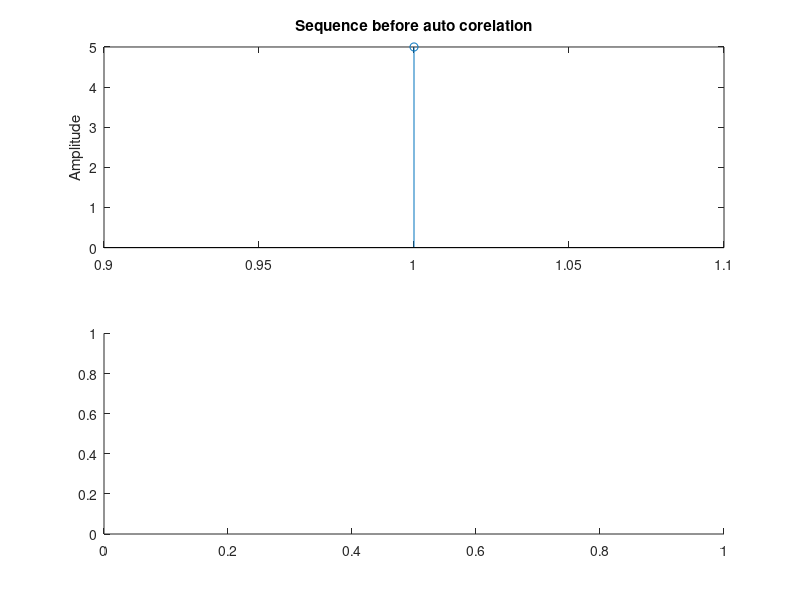

Here is the MATLAB script that generated this plot: (Note: this script raises an error after producing the figure.)
clc;
clear;

x = input('Enter sequence: ');
subplot(2,1,1);
stem(x);
ylabel('Amplitude');
title('Sequence before auto corelation');
subplot(2,1,2);
y = xcorr(x,x);
stem(y);
ylabel('Amplitude');
title('Sequence after auto corelation');
disp(y);
